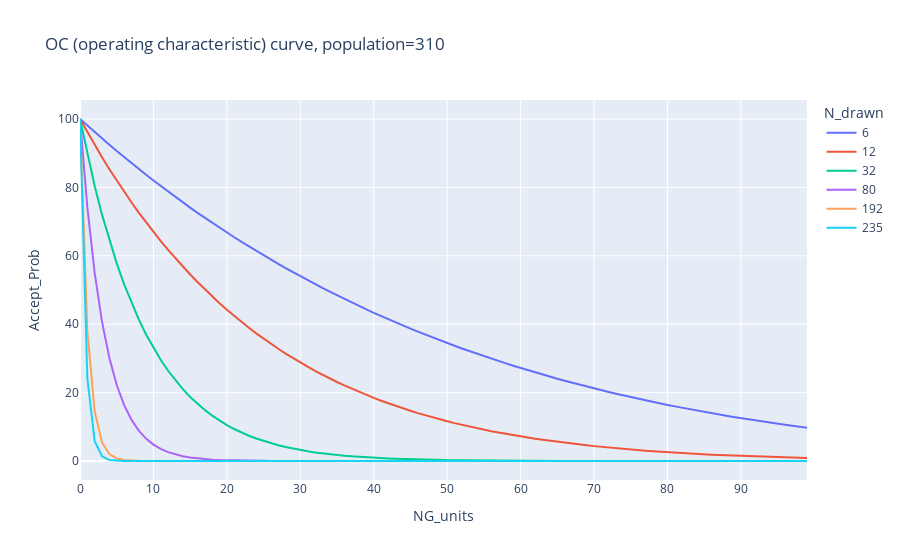

Notebook code cell kept with this figure:
### Markdown cell above
plotly.express

### Code cell
fig = px.line(df, x='NG_units', y='Accept_Prob', color='N_drawn', title=f"OC (operating characteristic) curve, population={M}")
#fig.write_html("OCcurve_1500.html")
fig.show()
